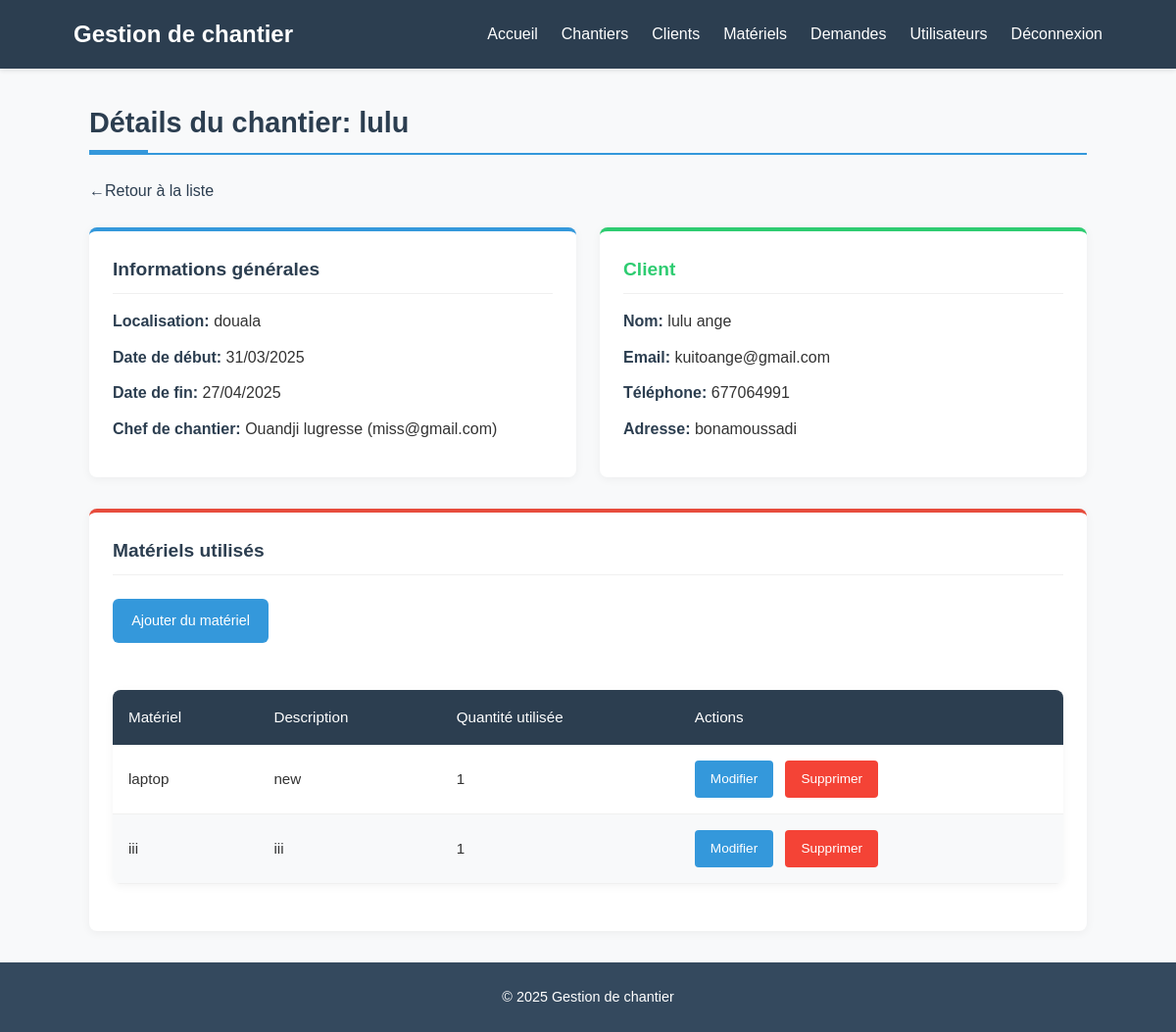
/pages/chantiers/details.php?id=1 (signed in), run on the app's committed database.
### tables this page shows
CREATE TABLE `chantiers` (
  `id` int(11) NOT NULL,
  `nom_chantier` varchar(100) NOT NULL,
  `localisation` varchar(100) NOT NULL,
  `date_debut` date DEFAULT NULL,
  `date_fin` date DEFAULT NULL,
  `id_chef` int(11) DEFAULT NULL,
  `client_id` int(11) DEFAULT NULL
);

CREATE TABLE `users` (
  `id` int(11) NOT NULL,
  `nom` varchar(100) NOT NULL,
  `email` varchar(100) NOT NULL,
  `password` varchar(255) NOT NULL,
  `role` enum('admin','chef_chantier') NOT NULL,
  `created_at` timestamp NOT NULL DEFAULT current_timestamp()
);

CREATE TABLE `clients` (
  `id` int(11) NOT NULL,
  `nom` varchar(100) NOT NULL,
  `email` varchar(100) DEFAULT NULL,
  `telephone` varchar(20) DEFAULT NULL,
  `adresse` text DEFAULT NULL
);

CREATE TABLE `liste_materiel` (
  `id` int(11) NOT NULL,
  `chantier_id` int(11) DEFAULT NULL,
  `materiel_id` int(11) DEFAULT NULL,
  `quantite_utilisee` int(11) NOT NULL
);

CREATE TABLE `materiels` (
  `id` int(11) NOT NULL,
  `nom_materiel` varchar(100) NOT NULL,
  `description` text DEFAULT NULL,
  `quantite_disponible` int(11) DEFAULT 0
);

### includes/auth.php (called while the page is built, shortened)
<?php
function isLoggedIn() {
    return isset($_SESSION['user_id']);
}
function isAdmin() {
    return isLoggedIn() && $_SESSION['role'] === 'admin';
}
?>

### pages/chantiers/details.php (the view, shortened to what this page needs)
<?php
require_once '../../includes/config.php';
require_once '../../includes/auth.php';
$chantier_id = intval($_GET['id']);
$query = "SELECT c.*, cl.nom as client_nom, cl.email as client_email, cl.telephone as client_telephone,
                 cl.adresse as client_adresse, u.nom as chef_nom, u.email as chef_email
          FROM chantiers c
          JOIN clients cl ON c.client_id = cl.id
          LEFT JOIN users u ON c.id_chef = u.id
          WHERE c.id = ?";
$stmt = $db->prepare($query);
$stmt->execute([$chantier_id]);
$chantier = $stmt->fetch();
$query_materiels = "SELECT lm.*, m.nom_materiel, m.description
                    FROM liste_materiel lm
                    JOIN materiels m ON lm.materiel_id = m.id
                    WHERE lm.chantier_id = ?";
$stmt_materiels = $db->prepare($query_materiels);
$stmt_materiels->execute([$chantier_id]);
$materiels = $stmt_materiels->fetchAll();
require_once '../../includes/header.php';
?>
<link rel="stylesheet" href="../../assets/css/details.css">
<div class="chantier-details-container">
    <h2>Détails du chantier: <?= htmlspecialchars($chantier['nom_chantier']) ?></h2>
    <a href="liste.php" class="back-btn">
        <span>←</span> Retour à la liste
    </a>
    <div class="chantier-info">
        <div class="info-section">
            <h3>Informations générales</h3>
            <p><strong>Localisation:</strong> <?= htmlspecialchars($chantier['localisation']) ?></p>
            <p><strong>Date de début:</strong> <?= date('d/m/Y', strtotime($chantier['date_debut'])) ?></p>
            <p><strong>Date de fin:</strong> <?= $chantier['date_fin'] ? date('d/m/Y', strtotime($chantier['date_fin'])) : 'Non définie' ?></p>
            <p><strong>Chef de chantier:</strong>
                <?= $chantier['chef_nom'] ? htmlspecialchars($chantier['chef_nom'] . ' (' . $chantier['chef_email'] . ')') : 'Non attribué' ?>
            </p>
        </div>
        <div class="info-section">
            <h3>Client</h3>
            <p><strong>Nom:</strong> <?= htmlspecialchars($chantier['client_nom']) ?></p>
            <p><strong>Email:</strong> <?= htmlspecialchars($chantier['client_email']) ?></p>
            <p><strong>Téléphone:</strong> <?= htmlspecialchars($chantier['client_telephone']) ?></p>
            <p><strong>Adresse:</strong> <?= htmlspecialchars($chantier['client_adresse']) ?></p>
        </div>
    </div>
    <div class="materiel-section">
        <h3>Matériels utilisés</h3>
        <?php if (isAdmin() || $_SESSION['user_id'] == $chantier['id_chef']): ?>
            <a href="ajouter_materiel.php?chantier_id=<?= $chantier_id ?>" class="add-btn">Ajouter du matériel</a>
        <?php endif; ?>
        <?php if (empty($materiels)): ?>
            <p class="no-data">Aucun matériel n'a été enregistré pour ce chantier.</p>
        <?php else: ?>
            <div class="table-responsive">
                <table class="materiel-table">
                    <thead>
                        <tr>
                            <th>Matériel</th>
                            <th>Description</th>
                            <th>Quantité utilisée</th>
                            <th>Actions</th>
                        </tr>
                    </thead>
                    <tbody>
                        <?php foreach ($materiels as $materiel): ?>
                        <tr>
                            <td><?= htmlspecialchars($materiel['nom_materiel']) ?></td>
                            <td><?= htmlspecialchars($materiel['description']) ?></td>
                            <td><?= $materiel['quantite_utilisee'] ?></td>
                            <td>
                                <?php if (isAdmin() || $_SESSION['user_id'] == $chantier['id_chef']): ?>
                                    <a href="modifier_materiel.php?id=<?= $materiel['id'] ?>" class="btn edit-btn">Modifier</a>
                                    <a href="supprimer_materiel.php?id=<?= $materiel['id'] ?>" class="btn delete-btn" onclick="return confirm('Êtes-vous sûr de vouloir supprimer ce matériel ?')">Supprimer</a>
                                <?php endif; ?>
                            </td>
                        </tr>
                        <?php endforeach; ?>
                    </tbody>
                </table>
            </div>
        <?php endif; ?>
    </div>
</div>
<?php require_once '../../includes/footer.php'; ?>

### assets/css/style.css (style rules this page uses)
* { margin: 0; padding: 0; box-sizing: border-box; }
body { font-family: 'Arial', sans-serif; line-height: 1.6; color: #333; background-color: #f8f9fa; display: flex; flex-direction: column; min-height: 100vh; }
.btn { display: inline-block; background: #3498db; color: white; padding: 0.6rem 1.2rem; border-radius: 6px; text-decoration: none; font-size: 0.9rem; transition: background 0.3s; }
h2 { color: #2c3e50; font-size: 1.8rem; margin-bottom: 1.5rem; padding-bottom: 0.5rem; position: relative; }
h2::after { content: ''; position: absolute; left: 0; bottom: 0; width: 60px; height: 3px; background: #3498db; }

### assets/css/details.css (style rules this page uses)
.chantier-details-container { max-width: 1200px; margin: 2rem auto; padding: 0 1rem; }
.chantier-details-container h2 { color: #2c3e50; font-size: 1.8rem; margin-bottom: 1.5rem; padding-bottom: 0.5rem; border-bottom: 2px solid #3498db; }
.back-btn { display: inline-flex; align-items: center; color: #2c3e50; text-decoration: none; margin-bottom: 1.5rem; font-weight: 500; transition: all 0.2s; }
.chantier-info { display: flex; flex-wrap: wrap; gap: 1.5rem; margin-bottom: 2rem; }
.info-section { flex: 1; min-width: 300px; background: #fff; padding: 1.5rem; border-radius: 8px; box-shadow: 0 2px 10px rgba(0, 0, 0, 0.05); border-top: 4px solid #3498db; }
.info-section h3 { color: #2c3e50; font-size: 1.2rem; margin-top: 0; margin-bottom: 1rem; padding-bottom: 0.5rem; border-bottom: 1px solid #f0f0f0; }
.info-section p { margin: 0.8rem 0; color: #333; line-height: 1.5; }
.info-section strong { color: #2c3e50; font-weight: 600; }
.info-section:nth-child(2) { border-top-color: #2ecc71; }
.info-section:nth-child(2) h3 { color: #2ecc71; }
.materiel-section { background: #fff; padding: 1.5rem; border-radius: 8px; box-shadow: 0 2px 10px rgba(0, 0, 0, 0.05); margin-bottom: 2rem; border-top: 4px solid #e74c3c; }
.materiel-section h3 { color: #2c3e50; font-size: 1.2rem; margin-top: 0; margin-bottom: 1.5rem; padding-bottom: 0.5rem; border-bottom: 1px solid #f0f0f0; }
.add-btn { display: inline-block; background-color: #3498db; color: white; padding: 0.7rem 1.2rem; border-radius: 6px; text-decoration: none; margin-bottom: 1.5rem; transition: all 0.2s ease; border: none; cursor: pointer; font-size: 0.9rem; }
.table-responsive { overflow-x: auto; margin: 1.5rem 0; box-shadow: 0 2px 10px rgba(0, 0, 0, 0.05); border-radius: 8px; }
.materiel-table { width: 100%; border-collapse: collapse; font-size: 0.95rem; }
.materiel-table th { background-color: #2c3e50; color: white; padding: 1rem; text-align: left; font-weight: 500; }
.materiel-table td { padding: 1rem; border-bottom: 1px solid #f0f0f0; color: #333; }
.materiel-table tr:nth-child(even) { background-color: #f8f9fa; }
.btn { padding: 0.5rem 1rem; border-radius: 4px; font-size: 0.85rem; text-decoration: none; transition: all 0.2s ease; display: inline-block; margin-right: 0.5rem; }
.edit-btn { background-color: #3498db; color: white; }
.delete-btn { background-color: #f44336; color: white; }

### data on the page
chantiers: nom_chantier "lulu", localisation "douala", date_debut "31/03/2025", date_fin "27/04/2025", id_chef.email "Ouandji lugresse (miss@gmail.com)", client.nom "lulu ange", client.email "kuitoange@gmail.com", client.telephone "677064991", client.adresse "bonamoussadi"
liste_materiel: materiel.nom_materiel "laptop", materiel.description "new", quantite_utilisee "1"
liste_materiel: materiel.nom_materiel "iii", materiel.description "iii", quantite_utilisee "1"
